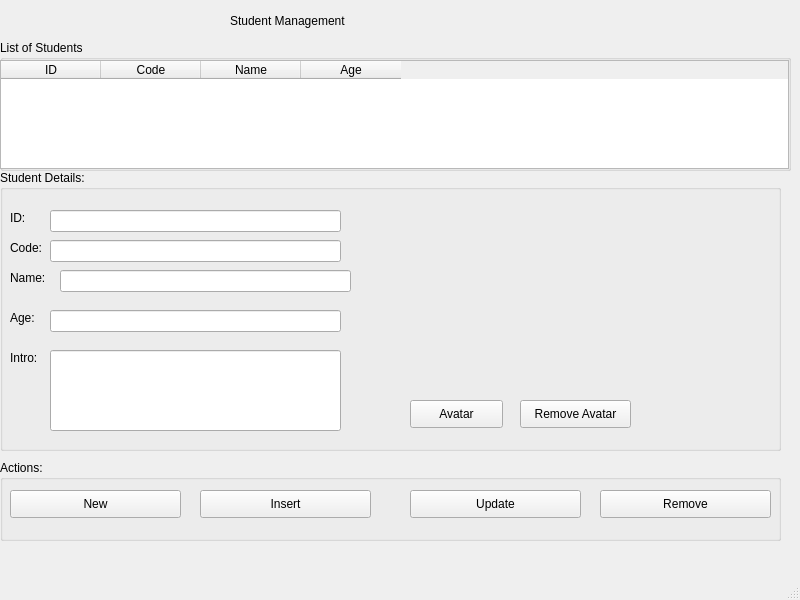
<?xml version="1.0" encoding="UTF-8"?>
<ui version="4.0">
 <class>MainWindow</class>
 <widget class="QMainWindow" name="MainWindow">
  <property name="geometry">
   <rect>
    <x>0</x>
    <y>0</y>
    <width>800</width>
    <height>600</height>
   </rect>
  </property>
  <property name="windowTitle">
   <string>MainWindow</string>
  </property>
  <widget class="QWidget" name="centralwidget">
   <widget class="QGroupBox" name="groupBox">
    <property name="geometry">
     <rect>
      <x>0</x>
      <y>460</y>
      <width>781</width>
      <height>81</height>
     </rect>
    </property>
    <property name="title">
     <string>Actions:</string>
    </property>
    <widget class="QPushButton" name="pushButtonNew">
     <property name="geometry">
      <rect>
       <x>10</x>
       <y>30</y>
       <width>171</width>
       <height>28</height>
      </rect>
     </property>
     <property name="text">
      <string>New</string>
     </property>
    </widget>
    <widget class="QPushButton" name="pushButtonInsert">
     <property name="geometry">
      <rect>
       <x>200</x>
       <y>30</y>
       <width>171</width>
       <height>28</height>
      </rect>
     </property>
     <property name="text">
      <string>Insert</string>
     </property>
    </widget>
    <widget class="QPushButton" name="pushButtonUpdate">
     <property name="geometry">
      <rect>
       <x>410</x>
       <y>30</y>
       <width>171</width>
       <height>28</height>
      </rect>
     </property>
     <property name="text">
      <string>Update</string>
     </property>
    </widget>
    <widget class="QPushButton" name="pushButtonRemove">
     <property name="geometry">
      <rect>
       <x>600</x>
       <y>30</y>
       <width>171</width>
       <height>28</height>
      </rect>
     </property>
     <property name="text">
      <string>Remove</string>
     </property>
    </widget>
   </widget>
   <widget class="QGroupBox" name="groupBox_2">
    <property name="geometry">
     <rect>
      <x>0</x>
      <y>170</y>
      <width>781</width>
      <height>281</height>
     </rect>
    </property>
    <property name="title">
     <string>Student Details:</string>
    </property>
    <widget class="QLabel" name="label">
     <property name="geometry">
      <rect>
       <x>10</x>
       <y>40</y>
       <width>55</width>
       <height>16</height>
      </rect>
     </property>
     <property name="text">
      <string>ID:</string>
     </property>
    </widget>
    <widget class="QLabel" name="label_2">
     <property name="geometry">
      <rect>
       <x>10</x>
       <y>70</y>
       <width>55</width>
       <height>16</height>
      </rect>
     </property>
     <property name="text">
      <string>Code:</string>
     </property>
    </widget>
    <widget class="QLabel" name="label_3">
     <property name="geometry">
      <rect>
       <x>10</x>
       <y>100</y>
       <width>55</width>
       <height>16</height>
      </rect>
     </property>
     <property name="text">
      <string>Name:</string>
     </property>
    </widget>
    <widget class="QLabel" name="label_4">
     <property name="geometry">
      <rect>
       <x>10</x>
       <y>140</y>
       <width>55</width>
       <height>16</height>
      </rect>
     </property>
     <property name="text">
      <string>Age:</string>
     </property>
    </widget>
    <widget class="QLabel" name="label_5">
     <property name="geometry">
      <rect>
       <x>10</x>
       <y>180</y>
       <width>55</width>
       <height>16</height>
      </rect>
     </property>
     <property name="text">
      <string>Intro:</string>
     </property>
    </widget>
    <widget class="QLineEdit" name="lineEditId">
     <property name="geometry">
      <rect>
       <x>50</x>
       <y>40</y>
       <width>291</width>
       <height>22</height>
      </rect>
     </property>
    </widget>
    <widget class="QLineEdit" name="lineEditCode">
     <property name="geometry">
      <rect>
       <x>50</x>
       <y>70</y>
       <width>291</width>
       <height>22</height>
      </rect>
     </property>
    </widget>
    <widget class="QLineEdit" name="lineEditName">
     <property name="geometry">
      <rect>
       <x>60</x>
       <y>100</y>
       <width>291</width>
       <height>22</height>
      </rect>
     </property>
    </widget>
    <widget class="QLineEdit" name="lineEditAge">
     <property name="geometry">
      <rect>
       <x>50</x>
       <y>140</y>
       <width>291</width>
       <height>22</height>
      </rect>
     </property>
    </widget>
    <widget class="QLineEdit" name="lineEditIntro">
     <property name="geometry">
      <rect>
       <x>50</x>
       <y>180</y>
       <width>291</width>
       <height>81</height>
      </rect>
     </property>
    </widget>
    <widget class="QLabel" name="labelAvatar">
     <property name="geometry">
      <rect>
       <x>400</x>
       <y>30</y>
       <width>221</width>
       <height>181</height>
      </rect>
     </property>
     <property name="text">
      <string/>
     </property>
     <property name="pixmap">
      <pixmap>image/abc.png</pixmap>
     </property>
     <property name="scaledContents">
      <bool>true</bool>
     </property>
    </widget>
    <widget class="QPushButton" name="pushButtonAvatar">
     <property name="geometry">
      <rect>
       <x>410</x>
       <y>230</y>
       <width>93</width>
       <height>28</height>
      </rect>
     </property>
     <property name="text">
      <string>Avatar</string>
     </property>
    </widget>
    <widget class="QPushButton" name="pushButtonRemoveAvatar">
     <property name="geometry">
      <rect>
       <x>520</x>
       <y>230</y>
       <width>111</width>
       <height>28</height>
      </rect>
     </property>
     <property name="text">
      <string>Remove Avatar</string>
     </property>
    </widget>
   </widget>
   <widget class="QGroupBox" name="groupBox_3">
    <property name="geometry">
     <rect>
      <x>0</x>
      <y>40</y>
      <width>791</width>
      <height>131</height>
     </rect>
    </property>
    <property name="title">
     <string>List of Students</string>
    </property>
    <widget class="QTableWidget" name="tableWidgetStudent">
     <property name="geometry">
      <rect>
       <x>0</x>
       <y>20</y>
       <width>789</width>
       <height>109</height>
      </rect>
     </property>
     <column>
      <property name="text">
       <string>ID</string>
      </property>
     </column>
     <column>
      <property name="text">
       <string>Code</string>
      </property>
     </column>
     <column>
      <property name="text">
       <string>Name</string>
      </property>
     </column>
     <column>
      <property name="text">
       <string>Age</string>
      </property>
     </column>
    </widget>
   </widget>
   <widget class="QLabel" name="label_6">
    <property name="geometry">
     <rect>
      <x>230</x>
      <y>0</y>
      <width>311</width>
      <height>41</height>
     </rect>
    </property>
    <property name="styleSheet">
     <string notr="true">border-color: rgb(0, 0, 0);
font: 75 20pt &quot;MS Shell Dlg 2&quot;;</string>
    </property>
    <property name="text">
     <string>Student Management</string>
    </property>
   </widget>
  </widget>
  <widget class="QMenuBar" name="menubar">
   <property name="geometry">
    <rect>
     <x>0</x>
     <y>0</y>
     <width>800</width>
     <height>26</height>
    </rect>
   </property>
  </widget>
  <widget class="QStatusBar" name="statusbar"/>
 </widget>
 <resources/>
 <connections/>
</ui>
